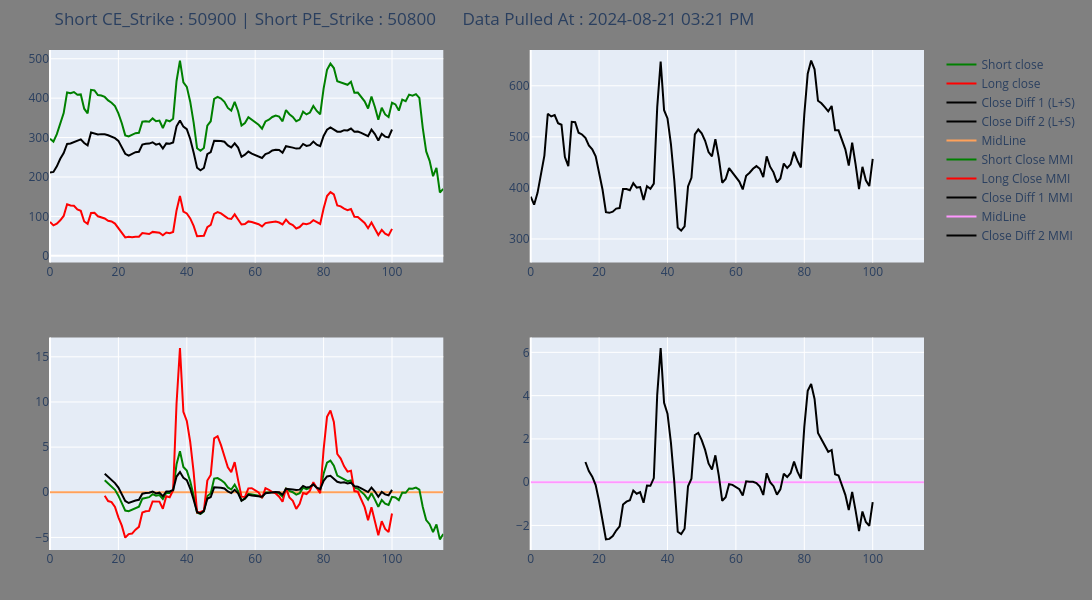

Notebook source saved alongside this figure:
### Code cell
Banknifty_current_week_expiry   = "2024-08-21"
Banknifty_next_week_expiry      = "2024-08-21"
CE_Strike                       = 50900
PE_Strike                       = 50800
Hedge_CE_Strike                 = 51200
Hedge_PE_Strike                 = 50400
inverted                        = False
interval                        = "3minute"
No_Of_Days                      = 2 #if you want latest data keep this 2 and set IS_latest_Day = True
No_Of_Days_Back                 = 0
IS_latest_Day                   = True

Short_Chart_Title= ("Short CE_Strike : "  + str(CE_Strike)       + " | Short PE_Strike : "   + str(PE_Strike))
Long_Chart_Title = ("Long CE_Strike : "   + str(Hedge_CE_Strike) + " | Long PE_Strike : "    + str(Hedge_CE_Strike))
# print(Short_Chart_Title)
# Calendar_DF = get_ButterFly_Data(Options_DF = Banknifty_Options_DF_From_File, Name="BANKNIFTY", \
#             Cur_Expiry=Banknifty_current_week_expiry, Hedge_Expiry=Banknifty_next_week_expiry,\
#             CE_Strike=CE_Strike, PE_Strike=PE_Strike, Hedge_CE_Strike=Hedge_CE_Strike, Hedge_PE_Strike=Hedge_PE_Strike,\
#             inverted=inverted, interval=interval, No_Of_Days=No_Of_Days, No_Of_Days_Back=No_Of_Days_Back)

clear_output()
Calendar_DF = get_ButterFly_Data(Options_DF = Banknifty_Options_DF_From_File, Name="BANKNIFTY", \
    Cur_Expiry=Banknifty_current_week_expiry, Hedge_Expiry=Banknifty_next_week_expiry,\
    CE_Strike=CE_Strike, PE_Strike=PE_Strike, Hedge_CE_Strike=Hedge_CE_Strike, Hedge_PE_Strike=Hedge_PE_Strike,\
    inverted=inverted, interval=interval, No_Of_Days=No_Of_Days, No_Of_Days_Back=No_Of_Days_Back)
getchart(Calendar_DF, IS_latest_Day)

while True:
    try:
        clear_output()
        Calendar_DF = get_ButterFly_Data(Options_DF = Banknifty_Options_DF_From_File, Name="BANKNIFTY", \
            Cur_Expiry=Banknifty_current_week_expiry, Hedge_Expiry=Banknifty_next_week_expiry,\
            CE_Strike=CE_Strike, PE_Strike=PE_Strike, Hedge_CE_Strike=Hedge_CE_Strike, Hedge_PE_Strike=Hedge_PE_Strike,\
            inverted=inverted, interval=interval, No_Of_Days=No_Of_Days, No_Of_Days_Back=No_Of_Days_Back)
        getchart(Calendar_DF, IS_latest_Day)
        time.sleep(60)
    except Exception as e:
        print(f"An error occurred: {e}")
        continue
    else:
        continue
